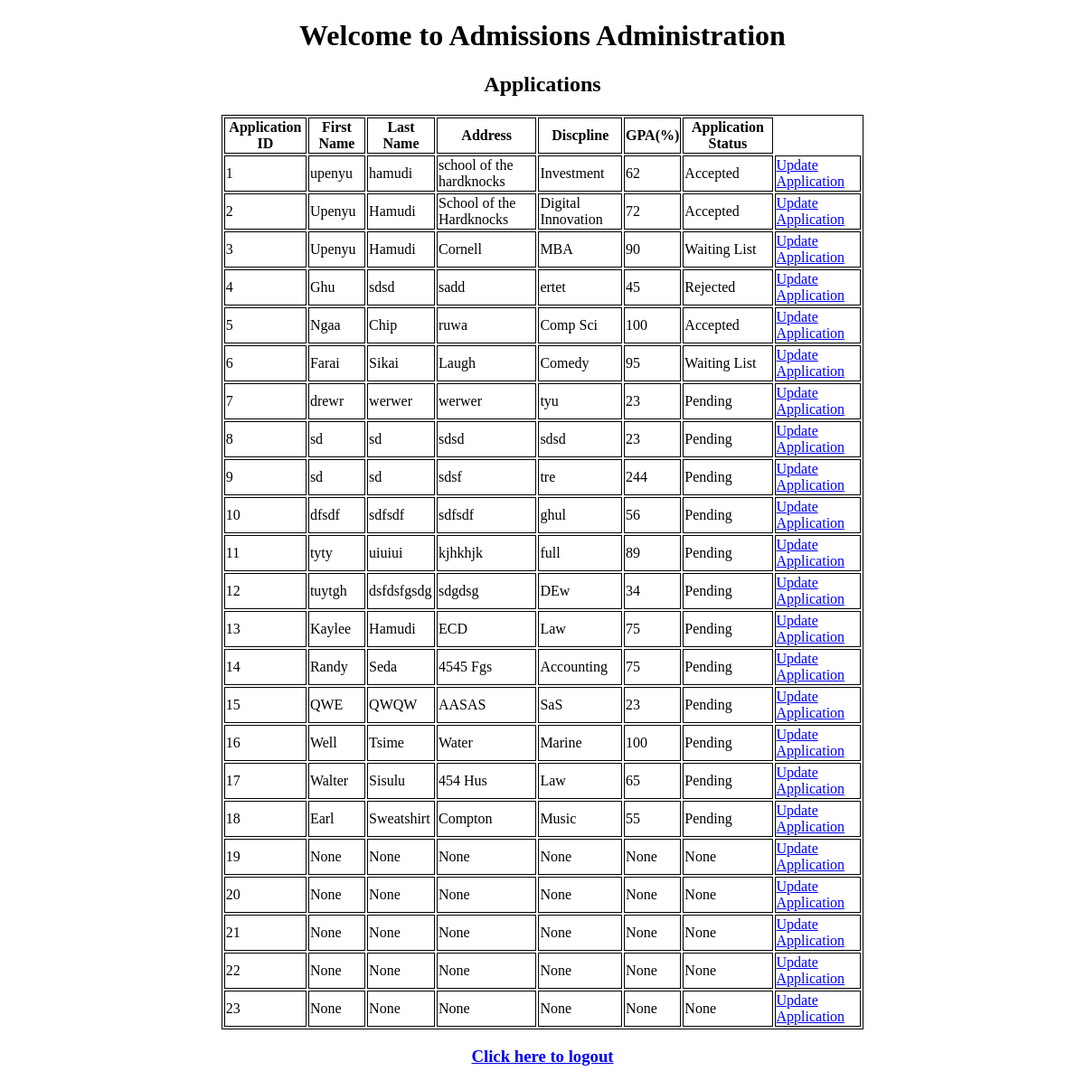
Page /admin_dashboard on the earlier database version.
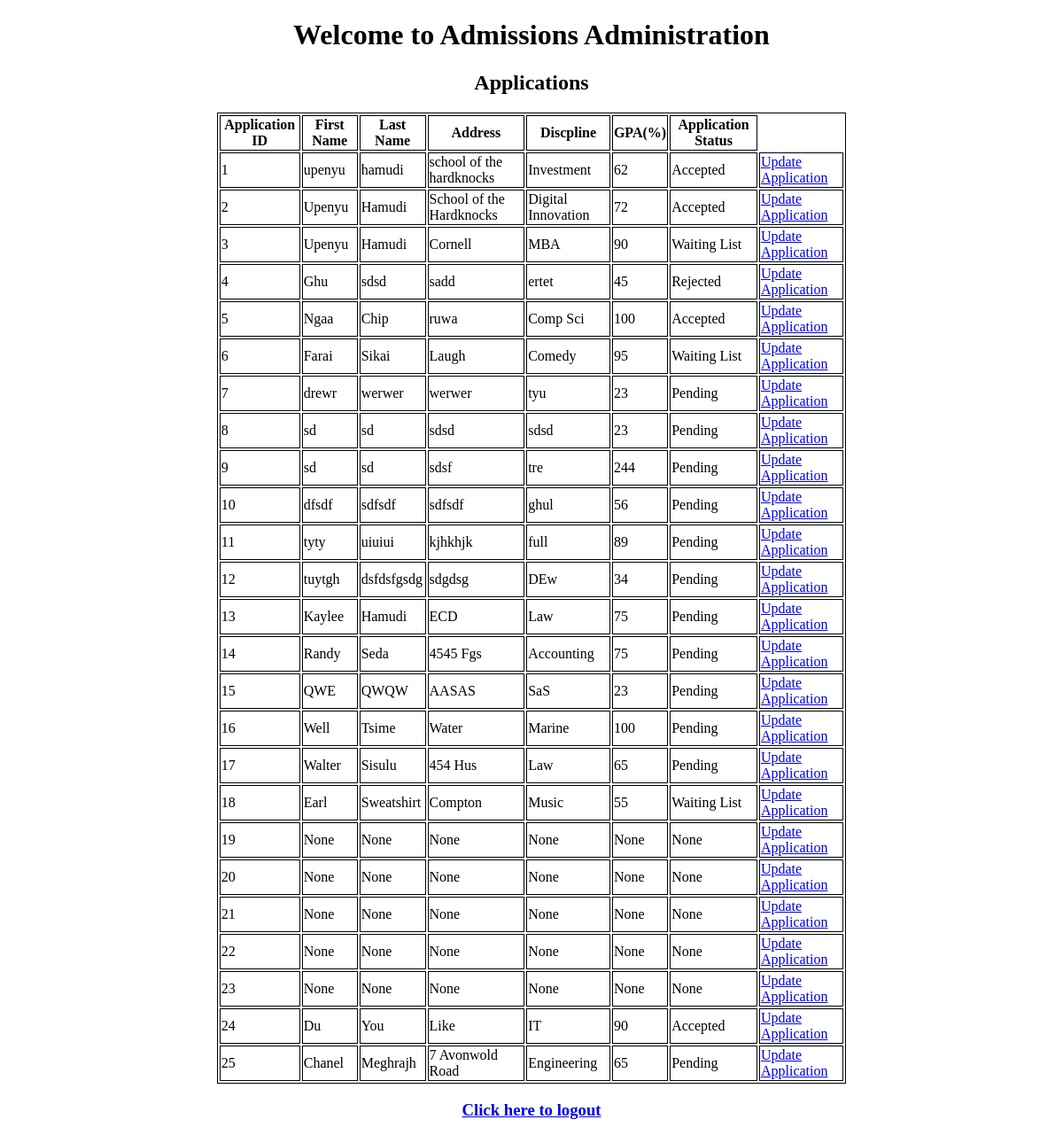
Same page on the later database version.
### app.py (models this page shows)
class Forms(db.Model, UserMixin):
    form_id = db.Column(db.Integer, primary_key=True)
    firstname = db.Column(db.String(50), nullable=False)
    lastname = db.Column(db.String(50), nullable=False)
    address = db.Column(db.String(100), nullable=False)
    discipline = db.Column(db.String(50), nullable=False)
    gpa = db.Column(db.String(10), nullable=False)
    application_status = db.Column(db.String(20), nullable=False)
    user_id = db.Column(db.Integer, nullable=False)

### app.py (the view)
@app.route('/admin_dashboard', methods = ['GET','POST'])
def admin_dashboard():
    user_id = request.args.get('user_id')
    applications = Forms.query.all()
    return render_template('admin_dashboard.html',user = user_id, data=applications)

### templates/admin_dashboard.html (shortened to what this page needs)
<!DOCTYPE html>
<html lang="en">
<head>
</head>
<body style = "background: url(https://wallpaperaccess.com/full/1567833.jpg); background-size: 100%;">
    <h1><center>Welcome to Admissions Administration</center></h1>
    <h2><center>Applications</center></h2>
    <table class="center", width=60%>
        <thead>
            <th>Application ID</th>
            <th>First Name</th>
            <th>Last Name</th>
            <th>Address</th>
            <th>Discpline</th>
            <th>GPA(%)</th>
            <th>Application Status</th>
        </thead>
        <tbody>
            {% for row in data %}
            <tr>
                <td id = "form_id"> {{ row.form_id }}</td>
                <td> {{ row.firstname }}</td>
                <td> {{ row.lastname }}</td>
                <td> {{ row.address }}</td>
                <td> {{ row.discipline }}</td>
                <td> {{ row.gpa }}</td>
                <td> {{row.application_status}}</td>
                <td> <a href="{{url_for('update_application', form_id = row.form_id)}}">Update Application</a></td>
            </tr>
            {% endfor %}
        </tbody>
    </table>
    <a href="{{url_for('logout')}}"><h3><center>Click here to logout</center></h3></a><br>

Differences in the rows shown:
changed Forms "Earl": application_status "Pending" → "Waiting List"
added Forms: form_id "24", firstname "Du", lastname "You", address "Like", discipline "IT", gpa "90", application_status "Accepted"
added Forms: form_id "25", firstname "Chanel", lastname "Meghrajh", address "7 Avonwold Road", discipline "Engineering", gpa "65", application_status "Pending"
